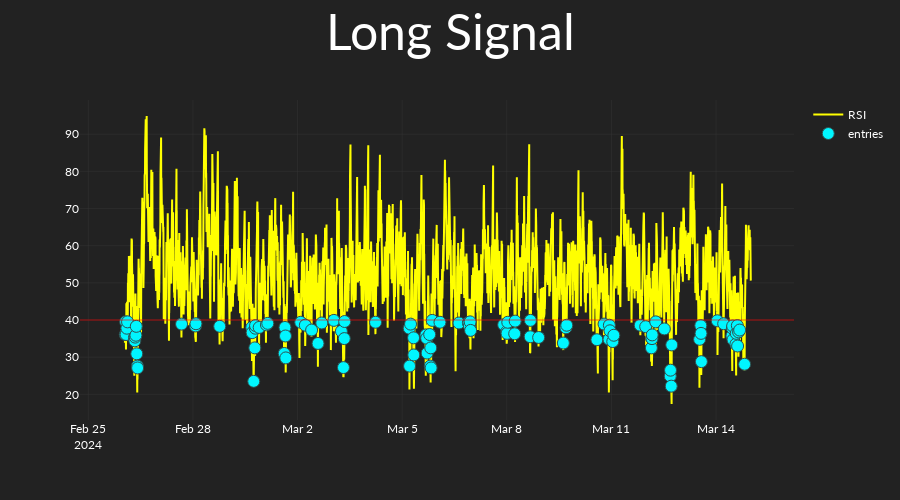
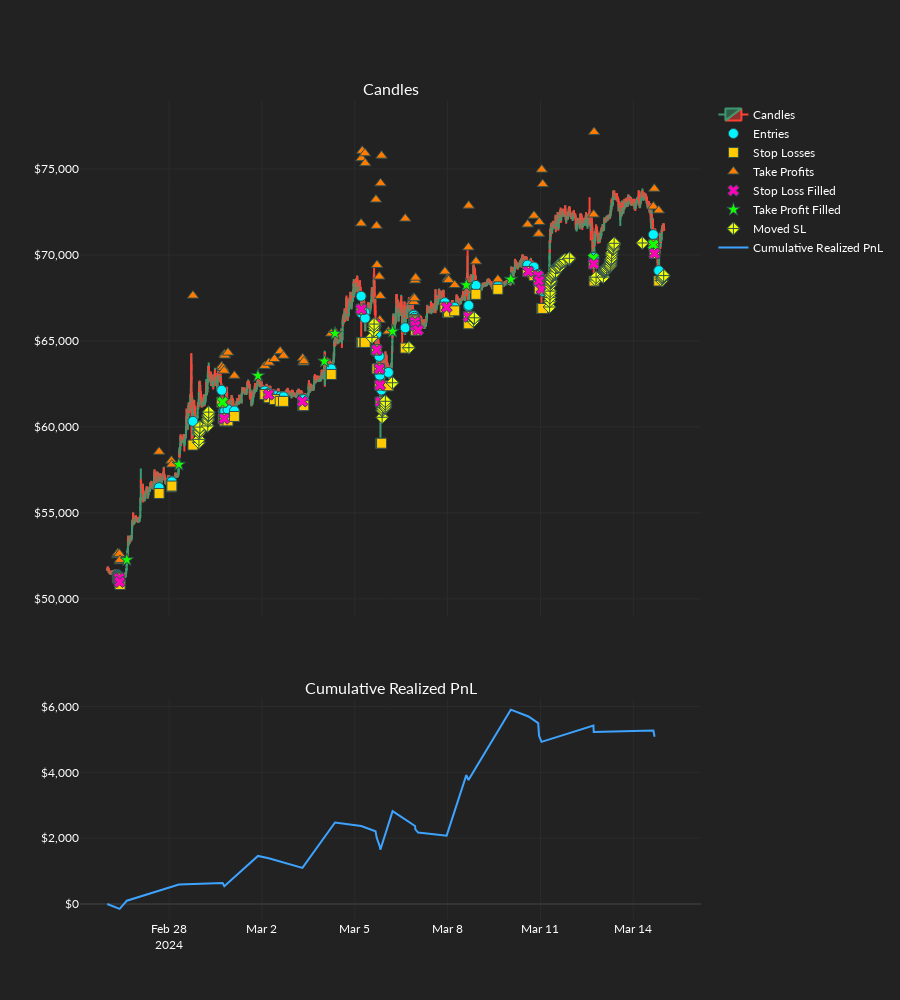

The cell these charts' notebook holds for them, in order:
### Code cell
candles = dl_ex_candles(
        exchange="binance_usdm",
        symbol="BTCUSDT",
        timeframe="5m",
        since_datetime=datetime(2024, 3, 1),
        until_datetime=datetime(2024, 4, 6),
    )

backtest_results = or_backtest(
    candles=candles,
    exchange_settings_tuple=exchange_settings_tuple,
    static_os_tuple=static_os_tuple,
    strategy=long_strat,
    set_idx=711,
    logger_bool=True,
    plot_results=True,
)
